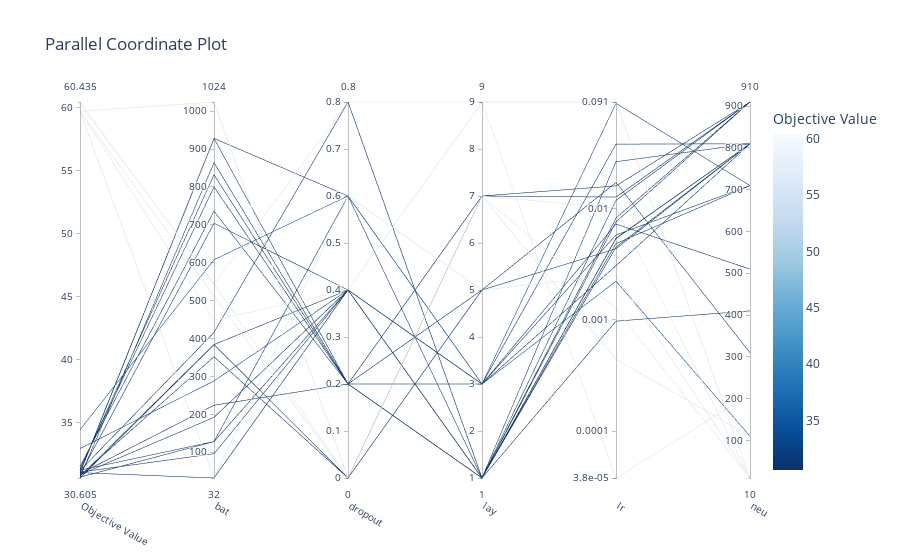
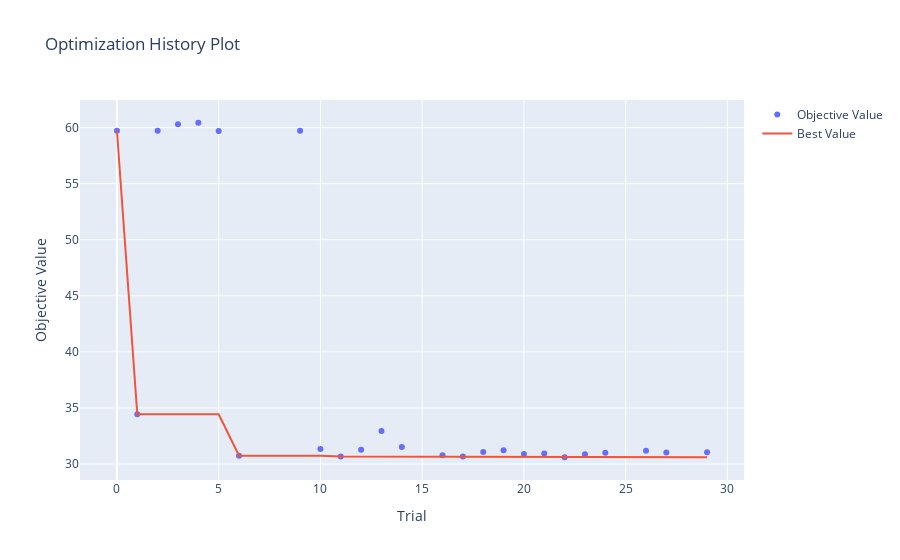
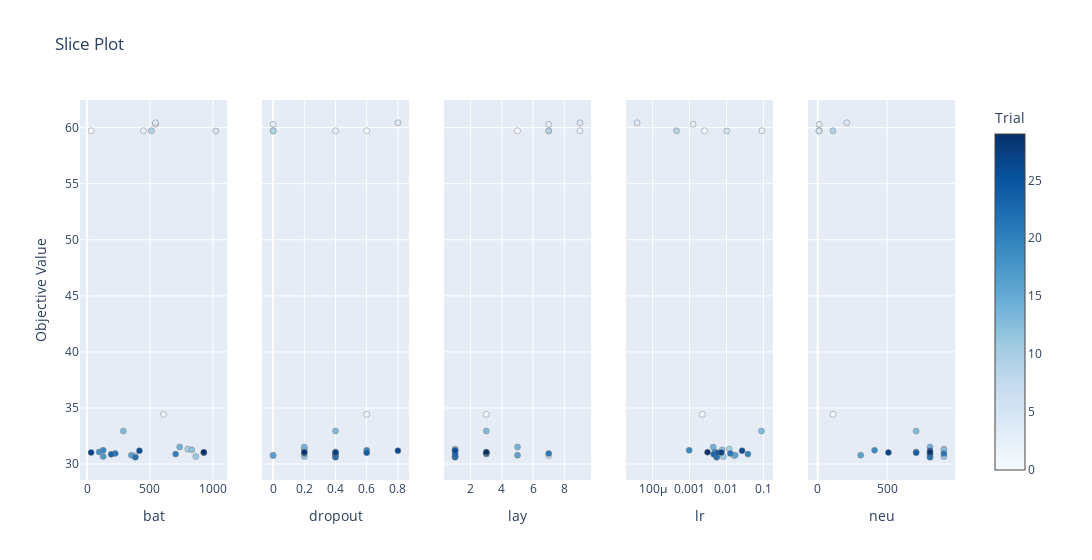
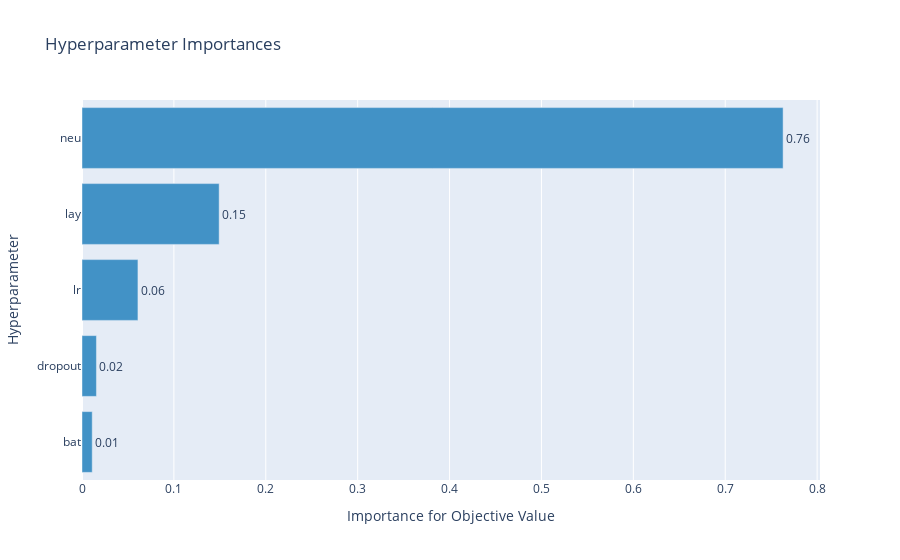

Source (notebook cell) for these figures, in order:
### Code cell
from IPython.display import display
fig = optuna.visualization.plot_parallel_coordinate(study)
display(fig)
fig = optuna.visualization.plot_optimization_history(study)
display(fig)
fig = optuna.visualization.plot_slice(study)
display(fig)
fig = optuna.visualization.plot_param_importances(study)
display(fig)

### Figure 1 — Plotly figure (JSON) as saved in the notebook; plotly's stock layout.template omitted (floating-point values rounded to 4 significant figures)
{"data": [{"dimensions": [{"label": "Objective Value", "range": [30.61, 60.44], "values": [59.72, 34.43, 59.72, 60.3, 60.44, 59.7, 30.74, 59.72, 31.33, 30.67, 31.26, 32.94, 31.52, 30.79, 30.67, 31.07, 31.23, 30.88, 30.94, 30.61, 30.86, 31.01, 31.19, 31.03, 31.06]}, {"label": "bat", "range": [32, 1024], "values": [32, 608, 448, 544, 544, 1024, 384, 512, 800, 864, 832, 288, 736, 352, 128, 96, 128, 704, 224, 384, 192, 928, 416, 32, 928]}, {"label": "dropout", "range": [0, 0.8], "values": [0.6, 0.6, 0.4, 0, 0.8, 0, 0, 0, 0.2, 0.2, 0.2, 0.4, 0.2, 0, 0.4, 0.4, 0.6, 0.4, 0.2, 0.4, 0.4, 0.6, 0.8, 0.4, 0.2]}, {"label": "lay", "range": [1, 9], "values": [5, 3, 9, 7, 9, 7, 7, 7, 1, 1, 1, 3, 5, 5, 1, 1, 1, 3, 7, 1, 1, 3, 1, 3, 3]}, {"label": "lr", "range": [-4.421, -1.041], "ticktext": ["3.8e-05", "0.0001", "0.001", "0.01", "0.091"], "tickvals": [-4.421, -4, -3, -2, -1.041], "values": [-2.598, -2.652, -1.041, -2.905, -4.421, -1.993, -1.795, -3.353, -1.926, -2.084, -2.118, -1.053, -2.36, -1.764, -2.266, -2.314, -3.011, -1.42, -1.896, -2.268, -2.345, -2.236, -1.578, -2.138, -2.513]}, {"label": "neu", "range": [10, 910], "values": [10, 110, 10, 10, 210, 10, 910, 110, 910, 910, 910, 710, 810, 310, 810, 710, 410, 810, 910, 810, 810, 710, 810, 510, 810]}], "labelangle": 30, "labelside": "bottom", "line": {"color": [59.72, 34.43, 59.72, 60.3, 60.44, 59.7, 30.74, 59.72, 31.33, 30.67, 31.26, 32.94, 31.52, 30.79, 30.67, 31.07, 31.23, 30.88, 30.94, 30.61, 30.86, 31.01, 31.19, 31.03, 31.06], "colorbar": {"title": {"text": "Objective Value"}}, "colorscale": [[0, "rgb(247,251,255)"], [0.125, "rgb(222,235,247)"], [0.25, "rgb(198,219,239)"], [0.375, "rgb(158,202,225)"], [0.5, "rgb(107,174,214)"], [0.625, "rgb(66,146,198)"], [0.75, "rgb(33,113,181)"], [0.875, "rgb(8,81,156)"], [1, "rgb(8,48,107)"]], "reversescale": true, "showscale": true}, "type": "parcoords"}], "layout": {"title": {"text": "Parallel Coordinate Plot"}}}

### Figure 2 — Plotly figure (JSON) as saved in the notebook; plotly's stock layout.template omitted (floating-point values rounded to 4 significant figures)
{"data": [{"mode": "markers", "name": "Objective Value", "type": "scatter", "x": [0, 1, 2, 3, 4, 5, 6, 9, 10, 11, 12, 13, 14, 16, 17, 18, 19, 20, 21, 22, 23, 24, 26, 27, 29], "y": [59.72, 34.43, 59.72, 60.3, 60.44, 59.7, 30.74, 59.72, 31.33, 30.67, 31.26, 32.94, 31.52, 30.79, 30.67, 31.07, 31.23, 30.88, 30.94, 30.61, 30.86, 31.01, 31.19, 31.03, 31.06]}, {"name": "Best Value", "type": "scatter", "x": [0, 1, 2, 3, 4, 5, 6, 9, 10, 11, 12, 13, 14, 16, 17, 18, 19, 20, 21, 22, 23, 24, 26, 27, 29], "y": [59.72, 34.43, 34.43, 34.43, 34.43, 34.43, 30.74, 30.74, 30.74, 30.67, 30.67, 30.67, 30.67, 30.67, 30.67, 30.67, 30.67, 30.67, 30.67, 30.61, 30.61, 30.61, 30.61, 30.61, 30.61]}], "layout": {"title": {"text": "Optimization History Plot"}, "xaxis": {"title": {"text": "Trial"}}, "yaxis": {"title": {"text": "Objective Value"}}}}

### Figure 3 — Plotly figure (JSON) as saved in the notebook; plotly's stock layout.template omitted (floating-point values rounded to 4 significant figures)
{"data": [{"marker": {"color": [0, 1, 2, 3, 4, 5, 6, 9, 10, 11, 12, 13, 14, 16, 17, 18, 19, 20, 21, 22, 23, 24, 26, 27, 29], "colorbar": {"title": {"text": "Trial"}, "x": 1, "xpad": 40}, "colorscale": [[0, "rgb(247,251,255)"], [0.125, "rgb(222,235,247)"], [0.25, "rgb(198,219,239)"], [0.375, "rgb(158,202,225)"], [0.5, "rgb(107,174,214)"], [0.625, "rgb(66,146,198)"], [0.75, "rgb(33,113,181)"], [0.875, "rgb(8,81,156)"], [1, "rgb(8,48,107)"]], "line": {"color": "Grey", "width": 0.5}, "showscale": true}, "mode": "markers", "showlegend": false, "type": "scatter", "x": [32, 608, 448, 544, 544, 1024, 384, 512, 800, 864, 832, 288, 736, 352, 128, 96, 128, 704, 224, 384, 192, 928, 416, 32, 928], "xaxis": "x", "y": [59.72, 34.43, 59.72, 60.3, 60.44, 59.7, 30.74, 59.72, 31.33, 30.67, 31.26, 32.94, 31.52, 30.79, 30.67, 31.07, 31.23, 30.88, 30.94, 30.61, 30.86, 31.01, 31.19, 31.03, 31.06], "yaxis": "y"}, {"marker": {"color": [0, 1, 2, 3, 4, 5, 6, 9, 10, 11, 12, 13, 14, 16, 17, 18, 19, 20, 21, 22, 23, 24, 26, 27, 29], "colorbar": {"title": {"text": "Trial"}, "x": 1, "xpad": 40}, "colorscale": [[0, "rgb(247,251,255)"], [0.125, "rgb(222,235,247)"], [0.25, "rgb(198,219,239)"], [0.375, "rgb(158,202,225)"], [0.5, "rgb(107,174,214)"], [0.625, "rgb(66,146,198)"], [0.75, "rgb(33,113,181)"], [0.875, "rgb(8,81,156)"], [1, "rgb(8,48,107)"]], "line": {"color": "Grey", "width": 0.5}, "showscale": false}, "mode": "markers", "showlegend": false, "type": "scatter", "x": [0.6, 0.6, 0.4, 0, 0.8, 0, 0, 0, 0.2, 0.2, 0.2, 0.4, 0.2, 0, 0.4, 0.4, 0.6, 0.4, 0.2, 0.4, 0.4, 0.6, 0.8, 0.4, 0.2], "xaxis": "x2", "y": [59.72, 34.43, 59.72, 60.3, 60.44, 59.7, 30.74, 59.72, 31.33, 30.67, 31.26, 32.94, 31.52, 30.79, 30.67, 31.07, 31.23, 30.88, 30.94, 30.61, 30.86, 31.01, 31.19, 31.03, 31.06], "yaxis": "y2"}, {"marker": {"color": [0, 1, 2, 3, 4, 5, 6, 9, 10, 11, 12, 13, 14, 16, 17, 18, 19, 20, 21, 22, 23, 24, 26, 27, 29], "colorbar": {"title": {"text": "Trial"}, "x": 1, "xpad": 40}, "colorscale": [[0, "rgb(247,251,255)"], [0.125, "rgb(222,235,247)"], [0.25, "rgb(198,219,239)"], [0.375, "rgb(158,202,225)"], [0.5, "rgb(107,174,214)"], [0.625, "rgb(66,146,198)"], [0.75, "rgb(33,113,181)"], [0.875, "rgb(8,81,156)"], [1, "rgb(8,48,107)"]], "line": {"color": "Grey", "width": 0.5}, "showscale": false}, "mode": "markers", "showlegend": false, "type": "scatter", "x": [5, 3, 9, 7, 9, 7, 7, 7, 1, 1, 1, 3, 5, 5, 1, 1, 1, 3, 7, 1, 1, 3, 1, 3, 3], "xaxis": "x3", "y": [59.72, 34.43, 59.72, 60.3, 60.44, 59.7, 30.74, 59.72, 31.33, 30.67, 31.26, 32.94, 31.52, 30.79, 30.67, 31.07, 31.23, 30.88, 30.94, 30.61, 30.86, 31.01, 31.19, 31.03, 31.06], "yaxis": "y3"}, {"marker": {"color": [0, 1, 2, 3, 4, 5, 6, 9, 10, 11, 12, 13, 14, 16, 17, 18, 19, 20, 21, 22, 23, 24, 26, 27, 29], "colorbar": {"title": {"text": "Trial"}, "x": 1, "xpad": 40}, "colorscale": [[0, "rgb(247,251,255)"], [0.125, "rgb(222,235,247)"], [0.25, "rgb(198,219,239)"], [0.375, "rgb(158,202,225)"], [0.5, "rgb(107,174,214)"], [0.625, "rgb(66,146,198)"], [0.75, "rgb(33,113,181)"], [0.875, "rgb(8,81,156)"], [1, "rgb(8,48,107)"]], "line": {"color": "Grey", "width": 0.5}, "showscale": false}, "mode": "markers", "showlegend": false, "type": "scatter", "x": [0.002524, 0.00223, 0.09096, 0.001245, 3.797e-05, 0.01016, 0.01602, 0.0004434, 0.01187, 0.008245, 0.007618, 0.08845, 0.004366, 0.01722, 0.005424, 0.004854, 0.0009752, 0.03805, 0.01272, 0.005394, 0.004515, 0.005801, 0.02645, 0.007275, 0.003072], "xaxis": "x4", "y": [59.72, 34.43, 59.72, 60.3, 60.44, 59.7, 30.74, 59.72, 31.33, 30.67, 31.26, 32.94, 31.52, 30.79, 30.67, 31.07, 31.23, 30.88, 30.94, 30.61, 30.86, 31.01, 31.19, 31.03, 31.06], "yaxis": "y4"}, {"marker": {"color": [0, 1, 2, 3, 4, 5, 6, 9, 10, 11, 12, 13, 14, 16, 17, 18, 19, 20, 21, 22, 23, 24, 26, 27, 29], "colorbar": {"title": {"text": "Trial"}, "x": 1, "xpad": 40}, "colorscale": [[0, "rgb(247,251,255)"], [0.125, "rgb(222,235,247)"], [0.25, "rgb(198,219,239)"], [0.375, "rgb(158,202,225)"], [0.5, "rgb(107,174,214)"], [0.625, "rgb(66,146,198)"], [0.75, "rgb(33,113,181)"], [0.875, "rgb(8,81,156)"], [1, "rgb(8,48,107)"]], "line": {"color": "Grey", "width": 0.5}, "showscale": false}, "mode": "markers", "showlegend": false, "type": "scatter", "x": [10, 110, 10, 10, 210, 10, 910, 110, 910, 910, 910, 710, 810, 310, 810, 710, 410, 810, 910, 810, 810, 710, 810, 510, 810], "xaxis": "x5", "y": [59.72, 34.43, 59.72, 60.3, 60.44, 59.7, 30.74, 59.72, 31.33, 30.67, 31.26, 32.94, 31.52, 30.79, 30.67, 31.07, 31.23, 30.88, 30.94, 30.61, 30.86, 31.01, 31.19, 31.03, 31.06], "yaxis": "y5"}], "layout": {"title": {"text": "Slice Plot"}, "width": 1500, "xaxis": {"anchor": "y", "domain": [0, 0.168], "title": {"text": "bat"}}, "xaxis2": {"anchor": "y2", "domain": [0.208, 0.376], "title": {"text": "dropout"}}, "xaxis3": {"anchor": "y3", "domain": [0.416, 0.584], "title": {"text": "lay"}}, "xaxis4": {"anchor": "y4", "domain": [0.624, 0.792], "title": {"text": "lr"}, "type": "log"}, "xaxis5": {"anchor": "y5", "domain": [0.832, 1], "title": {"text": "neu"}}, "yaxis": {"anchor": "x", "domain": [0, 1], "title": {"text": "Objective Value"}}, "yaxis2": {"anchor": "x2", "domain": [0, 1], "matches": "y", "showticklabels": false}, "yaxis3": {"anchor": "x3", "domain": [0, 1], "matches": "y", "showticklabels": false}, "yaxis4": {"anchor": "x4", "domain": [0, 1], "matches": "y", "showticklabels": false}, "yaxis5": {"anchor": "x5", "domain": [0, 1], "matches": "y", "showticklabels": false}}}

### Figure 4 — Plotly figure (JSON) as saved in the notebook; plotly's stock layout.template omitted (floating-point values rounded to 4 significant figures)
{"data": [{"cliponaxis": false, "hovertemplate": ["bat (IntDistribution): 0.011127784281649865<extra></extra>", "dropout (FloatDistribution): 0.015727434775568296<extra></extra>", "lr (FloatDistribution): 0.0608827118858612<extra></extra>", "lay (IntDistribution): 0.14927100221903714<extra></extra>", "neu (IntDistribution): 0.7629910668378836<extra></extra>"], "marker": {"color": "rgb(66,146,198)"}, "orientation": "h", "text": ["0.01", "0.02", "0.06", "0.15", "0.76"], "textposition": "outside", "type": "bar", "x": [0.01113, 0.01573, 0.06088, 0.1493, 0.763], "y": ["bat", "dropout", "lr", "lay", "neu"]}], "layout": {"showlegend": false, "title": {"text": "Hyperparameter Importances"}, "xaxis": {"title": {"text": "Importance for Objective Value"}}, "yaxis": {"title": {"text": "Hyperparameter"}}}}
